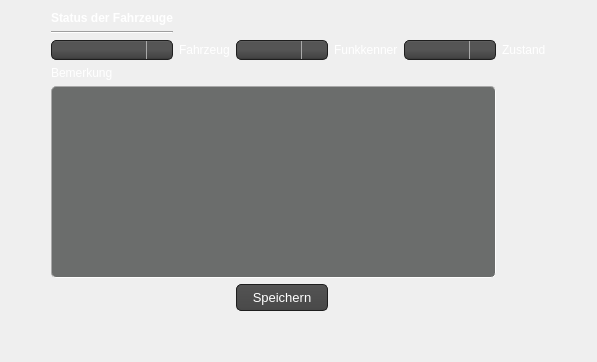
      <widget class="QWidget" name="tab_2">
       <attribute name="title">
        <string>Fahrzeug Status</string>
       </attribute>
       <layout class="QGridLayout" name="gridLayout_14">
        <item row="0" column="1">
         <layout class="QGridLayout" name="gridLayout_9">
          <item row="3" column="2">
           <widget class="QComboBox" name="comboBox">
            <property name="styleSheet">
             <string notr="true">QComboBox
{
    subcontrol-origin: padding;
    subcontrol-position: top right;
    selection-background-color: #111;
    selection-color: white;

    background-color: #464646;
    border-style: solid;
    border: 1px solid #1e1e1e;
    border-radius: 5;
    padding: 1px 0px 1px 20px;
}


QComboBox:hover, QPushButton:hover
{
    border: 1px solid teal;

}

QComboBox:editable {
    background: red;
    color: white;
}

QComboBox:on
{
    padding-top: 0px;
    padding-left: 0px;

    background-color: QLinearGradient( x1: 0, y1: 0, x2: 0, y2: 1, stop: 0 #2d2d2d, stop: 0.1 #2b2b2b, stop: 0.5 #292929, stop: 0.9 #282828, stop: 1 #252525);
    selection-background-color: rgb(67, 131, 202);
}

QComboBox:!on
{

    background-color: QLinearGradient( x1: 0, y1: 0, x2: 0, y2: 1, stop: 0 #666, stop: 0.1 #555, stop: 0.5 #555, stop: 0.9 #444, stop: 1 #333);
}

QComboBox QAbstractItemView
{
    border: 2px solid darkgray;
    color: black;
    selection-background-color: QLinearGradient( x1: 0, y1: 0, x2: 0, y2: 1, stop: 0 #111, stop: 1 #333);
}

QComboBox::drop-down
{
     subcontrol-origin: padding;
     subcontrol-position: top right;
     width: 15px;

     border-left-width: 1px;
     border-left-color: darkgray;
     border-left-style: solid; /* just a single line */
     border-top-right-radius: 3px; /* same radius as the QComboBox */
     border-bottom-right-radius: 3px;
     padding-left: 10px;
 }


</string>
            </property>
           </widget>
          </item>
          <item row="0" column="0">
           <widget class="QLabel" name="label_4">
            <property name="font">
             <font>
              <weight>75</weight>
              <bold>true</bold>
             </font>
            </property>
            <property name="mouseTracking">
             <bool>true</bool>
            </property>
            <property name="text">
             <string>&lt;html&gt;&lt;head/&gt;&lt;body&gt;&lt;p&gt;&lt;span style=&quot; color:#ffffff;&quot;&gt;Status der Fahrzeuge&lt;/span&gt;&lt;/p&gt;&lt;/body&gt;&lt;/html&gt;</string>
            </property>
           </widget>
          </item>
          <item row="4" column="0">
           <widget class="QLabel" name="label_17">
            <property name="styleSheet">
             <string notr="true">color: white</string>
            </property>
            <property name="text">
             <string>Bemerkung</string>
            </property>
           </widget>
          </item>
          <item row="3" column="0">
           <widget class="QComboBox" name="combo_rtw">
            <property name="styleSheet">
             <string notr="true">QComboBox
{
    subcontrol-origin: padding;
    subcontrol-position: top right;
    selection-background-color: #111;
    selection-color: white;

    background-color: #464646;
    border-style: solid;
    border: 1px solid #1e1e1e;
    border-radius: 5;
    padding: 1px 0px 1px 20px;
}


QComboBox:hover, QPushButton:hover
{
    border: 1px solid teal;

}

QComboBox:editable {
    background: red;
    color: white;
}

QComboBox:on
{
    padding-top: 0px;
    padding-left: 0px;

    background-color: QLinearGradient( x1: 0, y1: 0, x2: 0, y2: 1, stop: 0 #2d2d2d, stop: 0.1 #2b2b2b, stop: 0.5 #292929, stop: 0.9 #282828, stop: 1 #252525);
    selection-background-color: rgb(67, 131, 202);
}

QComboBox:!on
{

    background-color: QLinearGradient( x1: 0, y1: 0, x2: 0, y2: 1, stop: 0 #666, stop: 0.1 #555, stop: 0.5 #555, stop: 0.9 #444, stop: 1 #333);
}

QComboBox QAbstractItemView
{
    border: 2px solid darkgray;
    color: black;
    selection-background-color: QLinearGradient( x1: 0, y1: 0, x2: 0, y2: 1, stop: 0 #111, stop: 1 #333);
}

QComboBox::drop-down
{
     subcontrol-origin: padding;
     subcontrol-position: top right;
     width: 15px;

     border-left-width: 1px;
     border-left-color: darkgray;
     border-left-style: solid; /* just a single line */
     border-top-right-radius: 3px; /* same radius as the QComboBox */
     border-bottom-right-radius: 3px;
     padding-left: 10px;
 }


</string>
            </property>
           </widget>
          </item>
          <item row="6" column="2">
           <widget class="QPushButton" name="cars_save_status_button">
            <property name="styleSheet">
             <string notr="true">QPushButton{
   background-color: QLinearGradient( x1: 0, y1: 0, x2: 0, y2: 1, stop: 0 #565656, stop: 0.1 #525252, stop: 0.5 #4e4e4e, stop: 0.9 #4a4a4a, stop: 1 #464646);
  	border-style: solid;
    border: 1px solid #1e1e1e;
    border-radius: 5;
    padding: 1px 0px 1px 20px;
    font: 13px;
    min-width: 10em;
    padding: 5px;
	color: white;
}
QPushButton:hover{
	background-color: QLinearGradient( x1: 0, y1: 0, x2: 0, y2: 1, stop: 0 #565656, stop: 0.1 #525252, stop: 0.5 #4e4e4e, stop: 0.9 #4a4a4a, stop: 1 #464646);
  	border-style: solid;
    border: 1px solid rgb(59, 204, 179);
    border-radius: 5;
    padding: 1px 0px 1px 20px;
    font: 13px;
    min-width: 10em;
    padding: 5px;
	color: white;
}
QPushButton:pressed {
background-color: rgb(130, 152, 152);
  	border-style: solid;
    border: 1px solid #1EFFFF;
    border-radius: 5;
    padding: 1px 0px 1px 20px;
    font: 13px;
    min-width: 10em;
    padding: 5px;
	color: white;

}</string>
            </property>
            <property name="text">
             <string>Speichern</string>
            </property>
           </widget>
          </item>
          <item row="3" column="4">
           <widget class="QComboBox" name="combo_status">
            <property name="styleSheet">
             <string notr="true">QComboBox
{
    subcontrol-origin: padding;
    subcontrol-position: top right;
    selection-background-color: #111;
    selection-color: white;

    background-color: #464646;
    border-style: solid;
    border: 1px solid #1e1e1e;
    border-radius: 5;
    padding: 1px 0px 1px 20px;
}


QComboBox:hover, QPushButton:hover
{
    border: 1px solid teal;

}

QComboBox:editable {
    background: red;
    color: white;
}

QComboBox:on
{
    padding-top: 0px;
    padding-left: 0px;

    background-color: QLinearGradient( x1: 0, y1: 0, x2: 0, y2: 1, stop: 0 #2d2d2d, stop: 0.1 #2b2b2b, stop: 0.5 #292929, stop: 0.9 #282828, stop: 1 #252525);
    selection-background-color: rgb(67, 131, 202);
}

QComboBox:!on
{

    background-color: QLinearGradient( x1: 0, y1: 0, x2: 0, y2: 1, stop: 0 #666, stop: 0.1 #555, stop: 0.5 #555, stop: 0.9 #444, stop: 1 #333);
}

QComboBox QAbstractItemView
{
    border: 2px solid darkgray;
    color: black;
    selection-background-color: QLinearGradient( x1: 0, y1: 0, x2: 0, y2: 1, stop: 0 #111, stop: 1 #333);
}

QComboBox::drop-down
{
     subcontrol-origin: padding;
     subcontrol-position: top right;
     width: 15px;

     border-left-width: 1px;
     border-left-color: darkgray;
     border-left-style: solid; /* just a single line */
     border-top-right-radius: 3px; /* same radius as the QComboBox */
     border-bottom-right-radius: 3px;
     padding-left: 10px;
 }


</string>
            </property>
           </widget>
          </item>
          <item row="3" column="5">
           <widget class="QLabel" name="label_7">
            <property name="text">
             <string>&lt;html&gt;&lt;head/&gt;&lt;body&gt;&lt;p&gt;&lt;span style=&quot; color:#ffffff;&quot;&gt;Zustand&lt;/span&gt;&lt;/p&gt;&lt;/body&gt;&lt;/html&gt;</string>
            </property>
           </widget>
          </item>
          <item row="6" column="0">
           <spacer name="horizontalSpacer">
            <property name="orientation">
             <enum>Qt::Horizontal</enum>
            </property>
            <property name="sizeHint" stdset="0">
             <size>
              <width>40</width>
              <height>20</height>
             </size>
            </property>
           </spacer>
          </item>
          <item row="7" column="1">
           <spacer name="verticalSpacer_5">
            <property name="orientation">
             <enum>Qt::Vertical</enum>
            </property>
            <property name="sizeHint" stdset="0">
             <size>
              <width>20</width>
              <height>40</height>
             </size>
            </property>
           </spacer>
          </item>
          <item row="5" column="0" colspan="5">
           <widget class="QTextEdit" name="car_textedit">
            <property name="styleSheet">
             <string notr="true">QTextEdit {
background-color: rgb(107, 109, 108);
border: 1px inset darkgrey;
border-radius: 5px;
padding: 0 8px;
font-size: 13px;
color: white;
gridline-color: #585759;
}</string>
            </property>
           </widget>
          </item>
          <item row="3" column="1">
           <widget class="QLabel" name="label_6">
            <property name="text">
             <string>&lt;html&gt;&lt;head/&gt;&lt;body&gt;&lt;p&gt;&lt;span style=&quot; color:#ffffff;&quot;&gt;Fahrzeug&lt;/span&gt;&lt;/p&gt;&lt;/body&gt;&lt;/html&gt;</string>
            </property>
           </widget>
          </item>
          <item row="1" column="0">
           <widget class="Line" name="line_18">
            <property name="orientation">
             <enum>Qt::Horizontal</enum>
            </property>
           </widget>
          </item>
          <item row="3" column="3">
           <widget class="QLabel" name="label_116">
            <property name="styleSheet">
             <string notr="true">color: white;</string>
            </property>
            <property name="text">
             <string>Funkkenner</string>
            </property>
           </widget>
          </item>
          <item row="6" column="4">
           <spacer name="horizontalSpacer_2">
            <property name="orientation">
             <enum>Qt::Horizontal</enum>
            </property>
            <property name="sizeHint" stdset="0">
             <size>
              <width>40</width>
              <height>20</height>
             </size>
            </property>
           </spacer>
          </item>
         </layout>
        </item>
        <item row="0" column="0">
         <spacer name="horizontalSpacer_11">
          <property name="orientation">
           <enum>Qt::Horizontal</enum>
          </property>
          <property name="sizeHint" stdset="0">
           <size>
            <width>40</width>
            <height>20</height>
           </size>
          </property>
         </spacer>
        </item>
        <item row="0" column="2">
         <spacer name="horizontalSpacer_12">
          <property name="orientation">
           <enum>Qt::Horizontal</enum>
          </property>
          <property name="sizeHint" stdset="0">
           <size>
            <width>40</width>
            <height>20</height>
           </size>
          </property>
         </spacer>
        </item>
       </layout>
      </widget>
